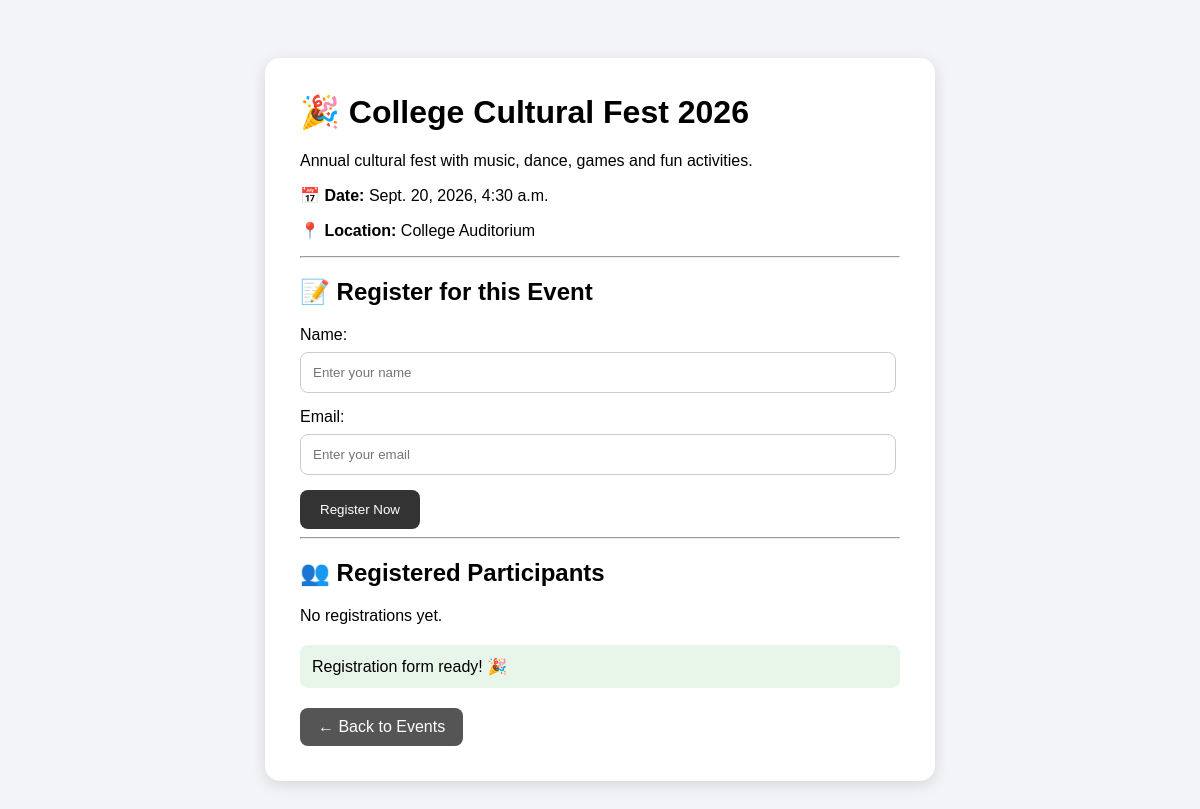
The page /event/1/ on the database its author committed.
### events/models.py (models this page shows, shortened)
class Event(models.Model):
    name = models.CharField(max_length=200)
    description = models.TextField()
    date = models.DateTimeField()
    location = models.CharField(max_length=200)

### events/views.py (the view, shortened to what this page needs)
# urls.py: path("event/<int:event_id>/", views.event_detail, name="event_detail"),
def event_detail(request, event_id):
    event = get_object_or_404(Event, id=event_id)
    registrations = Registration.objects.filter(event=event)
    return render(
        request,
        "events/event_detail.html",
        {
            "event": event,
            "registrations": registrations
        }
    )

### events/templates/events/event_detail.html (shortened to what this page needs)
<!DOCTYPE html>
<html>
<head>
</head>
<body>
<div class="container">
    <h1>🎉 {{ event.name }}</h1>
    <p>{{ event.description }}</p>
    <p>
        <strong>📅 Date:</strong>
        {{ event.date }}
    </p>
    <p>
        <strong>📍 Location:</strong>
        {{ event.location }}
    </p>
    <hr>
    <h2>📝 Register for this Event</h2>
    <form method="POST">
        <label>Name:</label>
        <input type="text" name="name" placeholder="Enter your name" required>
        <label>Email:</label>
        <input type="email" name="email" placeholder="Enter your email" required>
        <button type="submit">Register Now</button>
    </form>
    <hr>
<h2>👥 Registered Participants</h2>
{% for registration in registrations %}
    <p>
        👤 {{ registration.name }} —
        📧 {{ registration.email }}
        <a href="{% url 'cancel_registration' registration.id %}">
            ❌ Cancel
        </a>
    </p>
{% empty %}
    <p>No registrations yet.</p>
{% endfor %}
    <div class="success">
        Registration form ready! 🎉
    </div>
    <a class="back" href="{% url 'event_list' %}">
        ← Back to Events
    </a>
</div>
</body>
</html>

### events/templates/events/event_detail.html (style rules this page uses)
body { font-family: Arial, sans-serif; background: #f2f4f7; padding: 50px; }
.container { max-width: 600px; margin: auto; background: white; padding: 35px; border-radius: 15px; box-shadow: 0 4px 15px rgba(0,0,0,0.12); }
h1 { margin-top: 0; }
input { width: 95%; padding: 12px; margin: 8px 0 15px; border: 1px solid #ccc; border-radius: 8px; }
button { padding: 12px 20px; background: #333; color: white; border: none; border-radius: 8px; cursor: pointer; }
.back { display: inline-block; margin-top: 20px; padding: 10px 18px; background: #555; color: white; text-decoration: none; border-radius: 8px; }
.success { background: #e8f5e9; padding: 12px; margin-top: 20px; border-radius: 8px; }

### rows shown on the page
Event: name "College Cultural Fest 2026", description "Annual cultural fest with music, dance, games and fun activities.", date "Sept. 20, 2026, 4:30 a.m.", location "College Auditorium"
